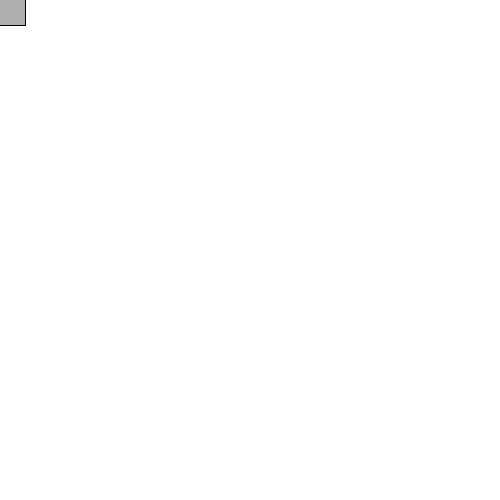
Frame 1 (no input)
Frame 60 (the mouse pressed at the canvas centre just before this capture): identical to frame 1, image omitted
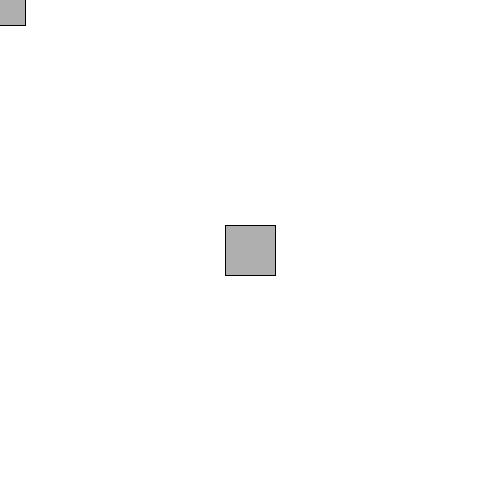
Frame 120 (the mouse held since frame 60 and released just before this capture)

The Processing sketch that drew these frames (run headless with seeded random() and noise(); from frame 60 on, the mouse is pressed at the canvas centre):

// Processing sketch: sketch_200823a
// ── sketch_200823a.pde
void setup() {
  size(500, 500);
  background(255); // background moves to draw() and see the difference.
}

void draw() {
  
  
  //body
  stroke(0);
  fill(175);
  rectMode(CENTER);
  
  rect(mouseX, mouseY, 50, 50);
}
